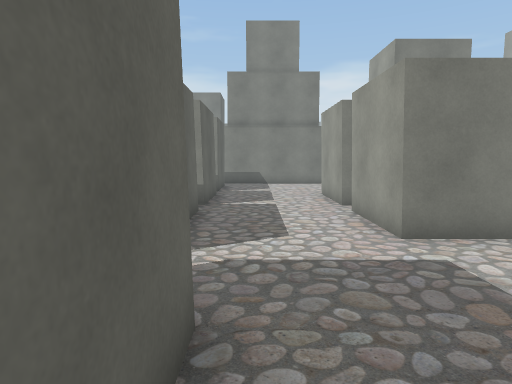
[1] (above)

24 first-person views from a walk through a 3-D level made in the Unity game engine. The camera is 1.4 m above the floor, tilts 6° down and sees 75° across. The floor is counted in squares, 1 m on a side. Each view is taken from the middle of a square. On the plan, view 1 faces up. The plan holds only what a view shows up to about 15 squares ahead; the rest is blank. The place goes on beyond the plan. The player is left out.

[2]
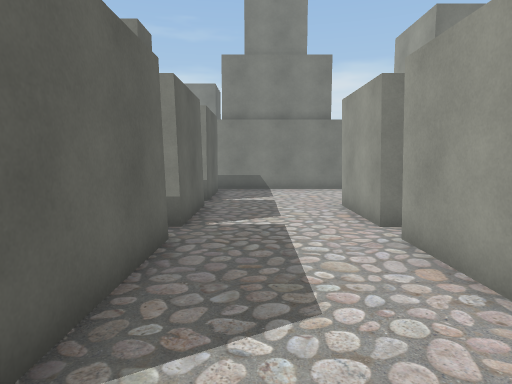

[3]
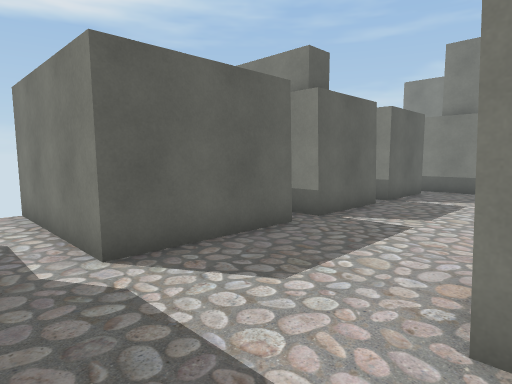

[4]
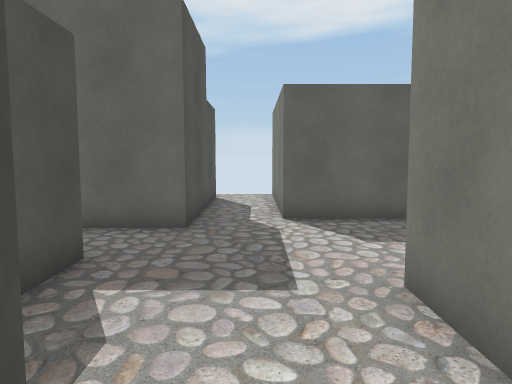

[5]
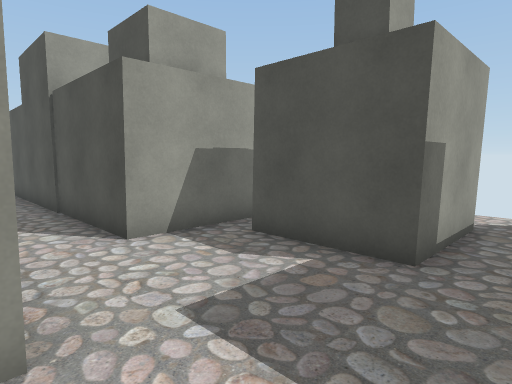

[6]
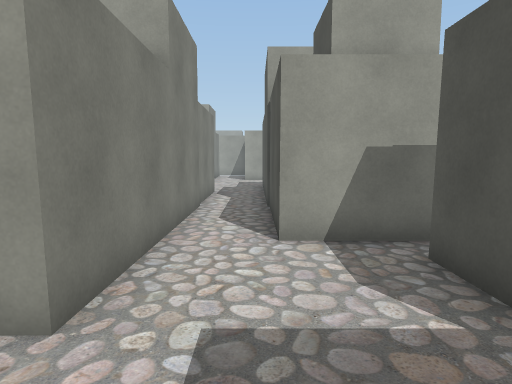

[7]
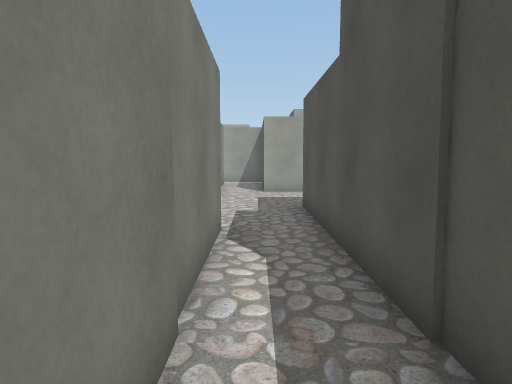

[8]
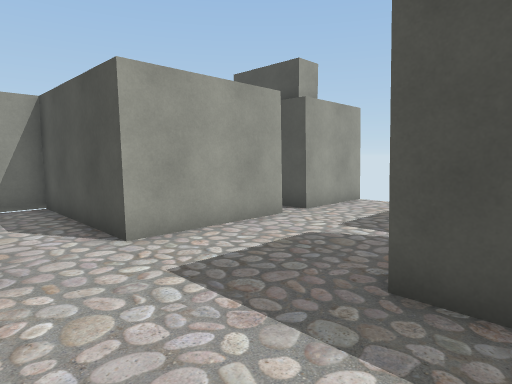

[9]
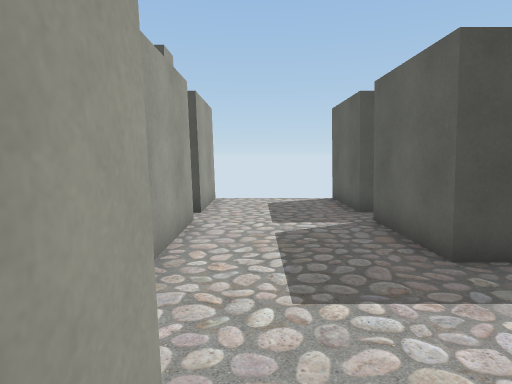

[10]
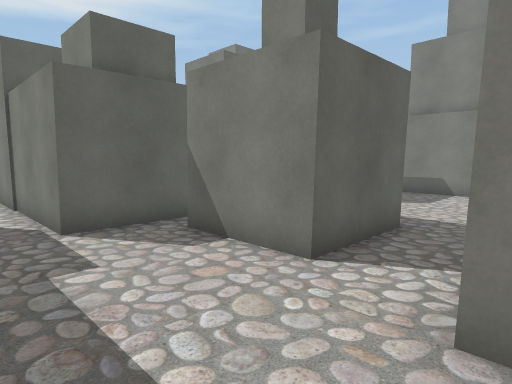

[11]
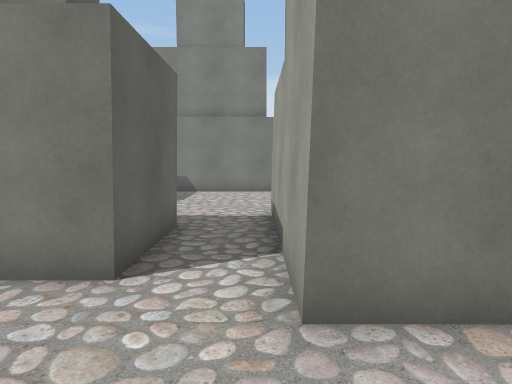

[12]
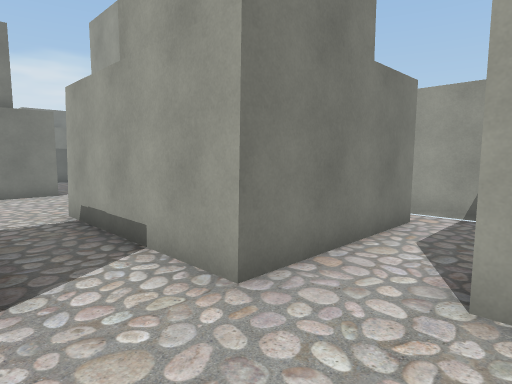

[13]
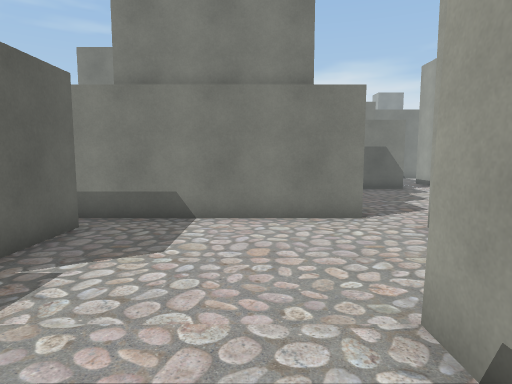

[14]
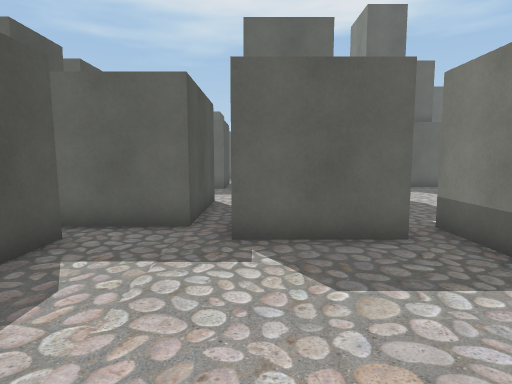

[15]
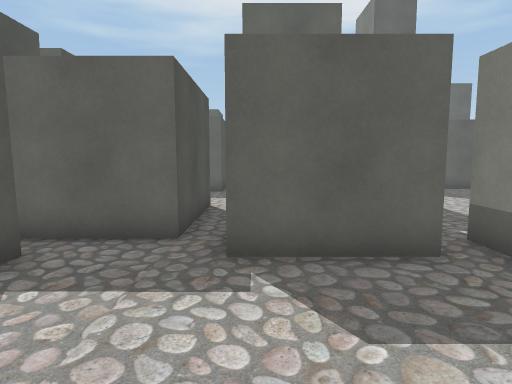

[16]
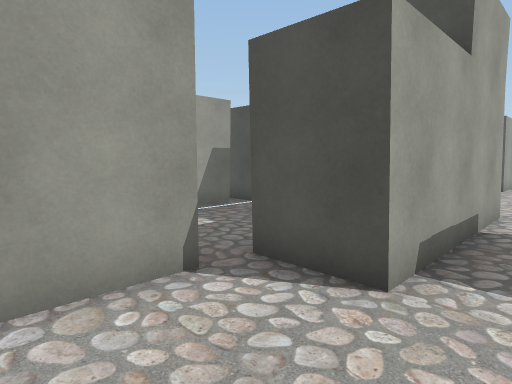

[17]
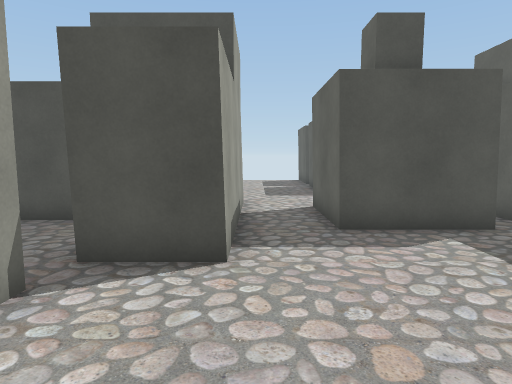

[18]
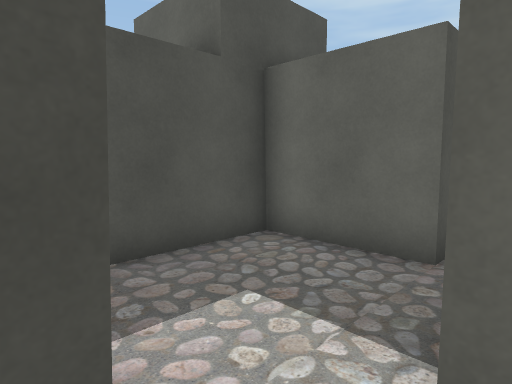

[19]
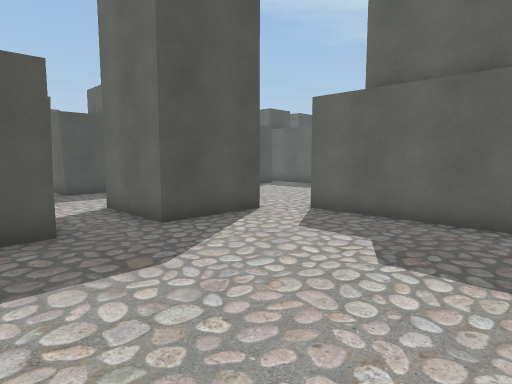

[20]
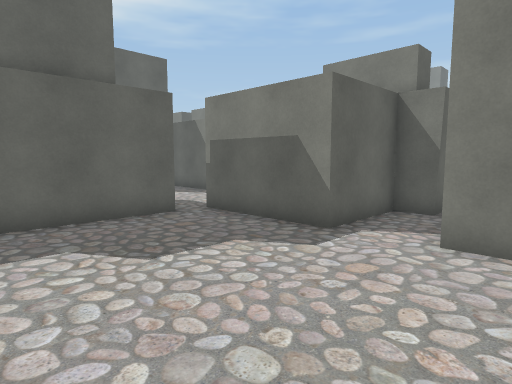

[21]
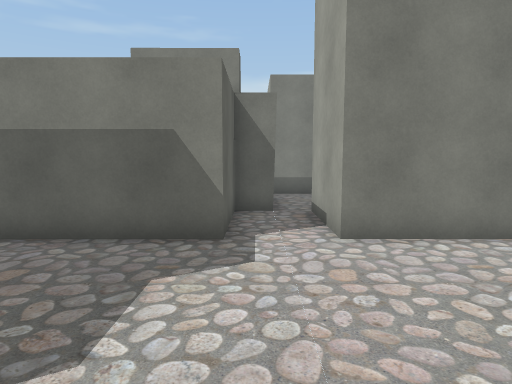

[22]
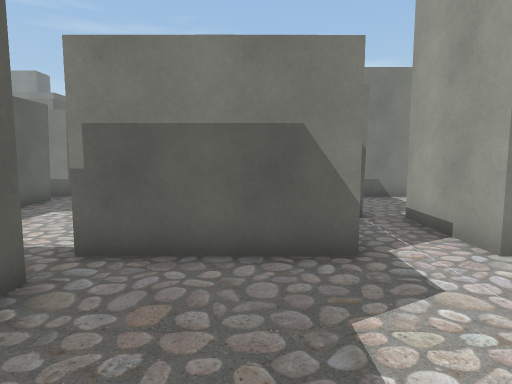

[23]
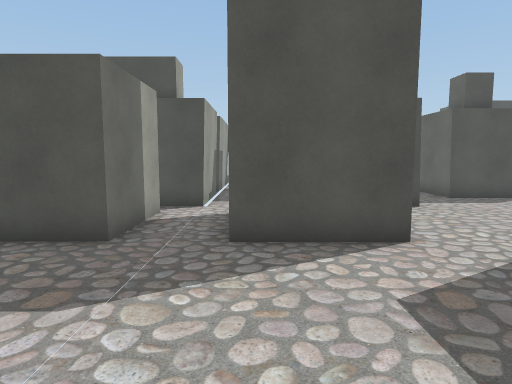

[24]
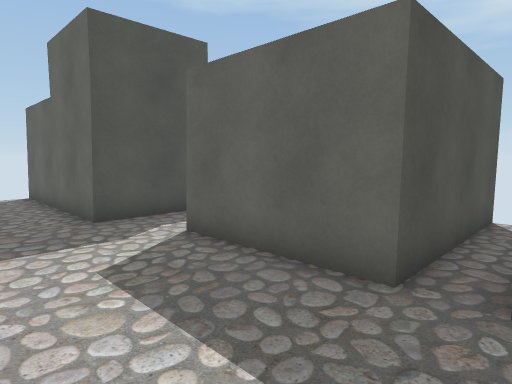

### Floor plan
Ten units are one square. View 1 is at (0, 0); x grows to the right and y downward. Boxes are objects, and circles mark ways between rooms. Rooms are numbered by the first view taken in them; rooms with no view inside come last. Other rooms are left out.
<svg viewBox="-71 -285 361 325">
<path fill="none" stroke="#000" d="M25 -96 25 -126M45 -56 25 -56 25 -86M-15 -126 -15 -96 -24 -96M42 -126 55 -126M-66 -86 -15 -86 -15 -46 -66 -46M-55 -26 -5 -26 -5 35M55 -5 55 -37M15 15 15 -16 45 -16M-15 -166 -15 -136 -20 -136M38 -176 -20 -176M160 3 164 3 164 32M204 -6 204 -47 255 -47 255 -64M174 -77 144 -77M134 -76 134 -56 45 -56M204 34 204 3M245 -67 194 -67M55 -37 164 -37 164 -6M144 -107 174 -107 174 -77M214 -135 214 -166M144 -166 144 -135M194 -176 134 -176M104 -126 134 -126 134 -76M194 -67 194 -126 214 -126M214 -166 244 -166 244 -135M285 -246 264 -246 264 -276M204 -236 204 -176 194 -176M264 -135 264 -166 282 -166M255 -126 267 -126M255 -276 244 -276 244 -246 204 -246M214 -126 214 -97 244 -97M255 -94 255 -126"/>
<circle cx="55" cy="-45" r="3" fill="#2a7"/>
<circle cx="140" cy="-80" r="3" fill="#2a7"/>
<circle cx="185" cy="-75" r="3" fill="#2a7"/>
<circle cx="205" cy="-170" r="3" fill="#2a7"/>
<circle cx="220" cy="-130" r="3" fill="#2a7"/>
<circle cx="245" cy="-130" r="3" fill="#2a7"/>
<text x="10" y="-70">1</text>
<text x="170" y="-30">2</text>
<text x="170" y="-130">3</text>
<text x="250" y="-200">4</text>
<text x="230" y="-110">5</text>
</svg>
Room 1 opens to room 2. Room 2 opens to room 3. Room 3 opens to room 4. Room 3 opens to room 5. Room 4 opens to room 5.

Where each view was taken, in squares from view 1:
view 1: 0 up, 0 right, facing up
view 2: 3 up, 0 right, facing up
view 3: 3 up, 3 right, facing up-left
view 4: 4 up, 6 right, facing left
view 5: 6 up, 0 right, facing down-right
view 6: 4 up, 0 right, facing right
view 7: 5 up, 7 right, facing right
view 8: 7 up, 15 right, facing down-right
view 9: 8 up, 19 right, facing down
view 10: 4 up, 20 right, facing up-left
view 11: 4 up, 19 right, facing up
view 12: 4 up, 17 right, facing up-right
view 13: 10 up, 18 right, facing up
view 14: 14 up, 20 right, facing left
view 15: 14 up, 19 right, facing left
view 16: 16 up, 18 right, facing down-right
view 17: 17 up, 19 right, facing down
view 18: 14 up, 26 right, facing down-left
view 19: 23 up, 28 right, facing down-left
view 20: 19 up, 28 right, facing up-left
view 21: 19 up, 25 right, facing up
view 22: 20 up, 23 right, facing up
view 23: 22 up, 24 right, facing down
view 24: 10 up, 2 right, facing down-left
